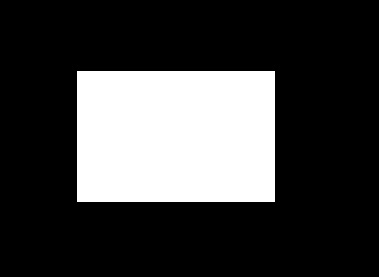
#> input picture Assignment 1/rect1.jpg, 379 x 277 px, found by its file name
$ python task5.py
#> lines starting #> are read from the running program, lines starting #| are printed output that depends on the picture; after the words box and inside, x2 and y2 are one past the last pixel; in counts of white or black regions, pixels touching at a corner belong together
from PIL import Image
import matplotlib.pyplot as plt
import numpy as np
import cv2

# img1 = Image.open(r"C:\Users\Moiz\Desktop\dip assignment 1\data\rect1.jpg")
# img2 = Image.open(r"C:\Users\Moiz\Desktop\dip assignment 1\data\rect7.jpg")

img1 = cv2.imread(r"C:\Users\Moiz\Desktop\dip assignment 1\data\rect1.jpg",cv2.IMREAD_GRAYSCALE)
#> img1 is the input picture: shape (277, 379); min 0, max 255, mean 63
img2 = cv2.imread(r"C:\Users\Moiz\Desktop\dip assignment 1\data\rect7.jpg",cv2.IMREAD_GRAYSCALE)
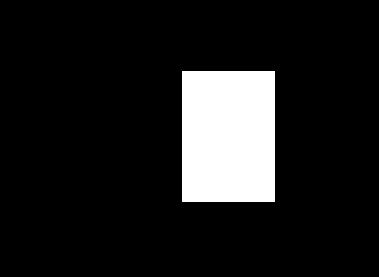
#> input picture Assignment 1/rect7.jpg, 379 x 277 px, found by its file name
#> img2 is the input picture: shape (277, 379); min 0, max 255, mean 29.6

def CommonImg(img1, img2):
    print(img1.shape)
#| (277, 379)
    newImg = np.zeros(shape = (277,379))
    print(newImg.shape)
    for i in range(0,img1.shape[0]):
        for j in range(0,img1.shape[1]):
            if img1[i][j] == img2[i][j]:
                newImg[i][j] = img1[i][j]

    cv2.imshow("Window",newImg)
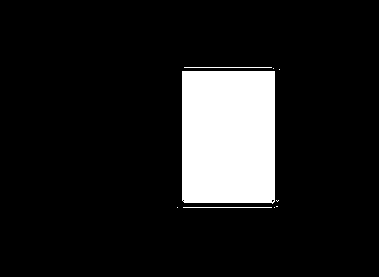
#> window 'Window': shape (277, 379); 11.9% white; 9 white regions (6 under 20 px), largest, box (x1, y1, x2, y2) and area: (182, 71, 275, 204) 12269, (183, 207, 272, 208) 89, (184, 67, 272, 68) 88

    cv2.waitKey(0)

    cv2.destroyAllWindows()

CommonImg(img1,img2)
